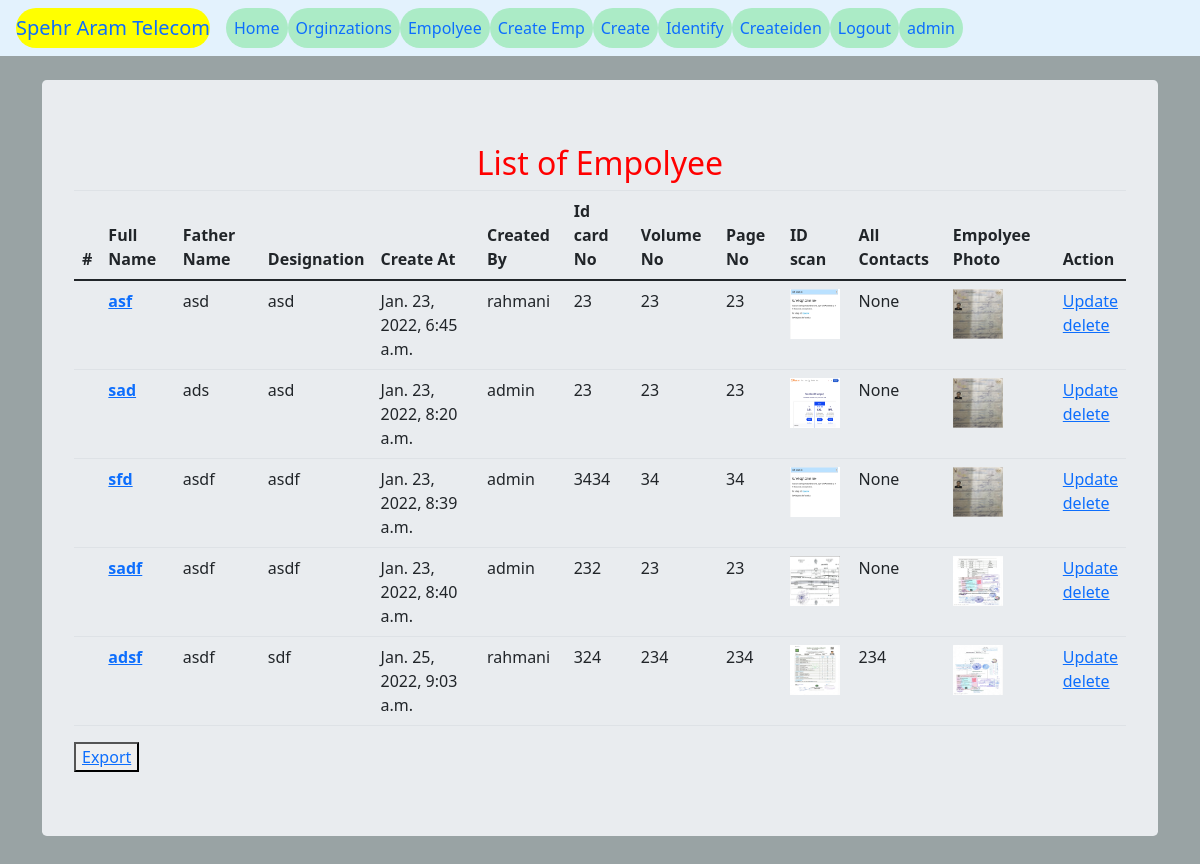
Screenshot of /spehr/spehr/emp_list/ (signed in) with the database file from the repository.
### spehr/models.py (models this page shows, shortened)
class Empolyee(models.Model):
    emp_id = models.CharField(max_length=100,unique=True)
    Orginization_name = models.ForeignKey(Orginization,on_delete=models.CASCADE,related_name='empolyees')
    full_name = models.CharField(max_length=200,blank=True)
    father_name = models.CharField(max_length=200,blank=True)
    designation = models.CharField(max_length=200,blank=True)
    create_at = models.DateTimeField(auto_now_add =True,null=True)
    created_by = models.ForeignKey(User,on_delete=models.CASCADE)
    slug = models.SlugField(null=True,blank=True)
    id_card_NO = models.IntegerField(null=True,blank=True)
    volume_NO = models.IntegerField(null=True,blank=True)
    page_NO = models.IntegerField(null=True,blank=True)
    id_card_pic = models.ImageField(null=True,blank=True,verbose_name='ID Image')
    all_contacts = models.IntegerField(null=True,blank=True)
    emp_pic = models.ImageField(null=True,blank=True,verbose_name='emp pic')

### spehr/views.py (the view)
# urls.py: path('spehr/emp_list/',views.EmpolyeeListView.as_view(),name='emp_list'),
class EmpolyeeListView(PermissionRequiredMixin,LoginRequiredMixin,ListView):
    context_object_name = 'em'
    model = Empolyee
    template_name = 'spehr/empolyee_list_view.html'
    permission_required = ""

### spehr/templates/spehr/empolyee_list_view.html
{% extends 'base.html'  %}
{% load static %}
{% block content %}
<h2>List of Empolyee</h2>
  <table class="table">
    <thead>
      <tr>
        <th scope="col">#</th>
        <th scope="col">Full Name</th>
        <th scope="col">Father Name</th>
        <th scope="col">Designation</th>
        <th scope="col">Create At</th>
        <th scope="col">Created By</th>
        <th scope="col">Id card No</th>
        <th scope="col">Volume No</th>
        <th scope="col">Page No</th>
        <th scope="col">ID scan</th>
        <th scope="col">All Contacts</th>
        <th scope="col">Empolyee Photo</th>
        <th scope="col">Action</th>
      </tr>
    </thead>
    <tbody>
      {% for  empol in em %}
      <tr>
        <td>{{empol.count}}</td>
        <th scope="row">  <a href="{% url 'spehr:emp_detail' slug=empol.slug %}">{{empol.full_name}}</a></th>
        <td>{{empol.father_name}}</td>
        <td>{{empol.designation}}</td>
        <td>{{empol.create_at}}</td>
        <td>{{empol.created_by}}</td>
        <td>{{empol.id_card_NO}}</td>
        <td>{{empol.volume_NO}}</td>
        <td>{{empol.page_NO}}</td>
        <td><img src="{{empol.id_card_pic.url}}" width="50" height="50" alt=""></td>
        <td>{{empol.all_contacts}}</td>
        <td><img src="{{empol.emp_pic.url}}" alt="" width="50" height="50"></td>
        <td>
          <a href="{% url 'spehr:update' slug=empol.slug %}">Update</a><br>
          <a href="{% url 'spehr:delete' slug=empol.slug %}">delete</a><br>
        </td>
      </tr>
{%endfor%}
    </tbody>
  </table>
  <button type="button" name="button"><a href="{% url 'spehr:export_users_csv' %}">Export</a></button>
{% endblock %}

### templates/base.html (shortened to what this page needs)
<!DOCTYPE html>
{% load static %}
<html lang="en" dir="ltr">
  <head>
    <link rel="stylesheet" href="{% static "css/sss.css" %}">
    <link rel="stylesheet" href="{% static "css/bop.css" %}">
    <link href="https://cdn.jsdelivr.net/npm/bootstrap@5.0.0-beta3/dist/css/bootstrap.min.css" rel="stylesheet">
  </head>
  <body>
    <nav class="navbar navbar-expand-lg" style="background-color: #e3f2fd;" id="1">
      <a class="navbar-brand" href="#">Spehr Aram Telecom</a>
      <div class="collapse navbar-collapse" id="navbarText">
      <ul class="navbar-nav mr-auto">
        <li class="nav-item active">
          <a class="nav-link" href="{% url 'index' %}">Home <span class="sr-only">(current)</span></a>
        </li>
        {% if request.user.is_authenticated %}
        <span class="n1">
          <li class="nav-item" >
            <a class="nav-link" href="{% url 'spehr:orgin_list' %}">Orginzations</a>
          </li>
        </span>
        <li class="nav-item">
          <a class="nav-link" href="{% url 'spehr:emp_list' %}">Empolyee</a>
        </li>
        <li class="nav-item">
          <a class="nav-link" href="{% url 'spehr:create_emp'%}">Create Emp</a>
        </li>
        <li class="nav-item">
          <a class="nav-link" href="{% url 'spehr:create' %}">Create</a>
        </li>
        <li class="nav-item">
          <a class="nav-link" href="{% url 'spehr:identify' %}">Identify</a>
        </li>
        <li class="nav-item">
          <a class="nav-link" href="{% url 'spehr:createiden' %}">Createiden</a>
        </li>
        <li class="nav-item">
          <a class="nav-link" href="{% url 'user_logout'%}">Logout</a>
        </li>
        <li class="nav-item">
          <a class="nav-link" href="#">{{request.user.username}}</a>
        </li>
      {% endif %}
    </div>
  </nav>
    <div class="container"><br>
      <div class="jumbotron">
        {% block content %}{% endblock %}
      </div>
    </div>
  </body>
</html>

### spehr/static/css/sss.css (style rules this page uses)
h2 { color: red; text-align: center; }
div { height: auto; width: auto; }

### templates/base.html (style rules this page uses)
.nav-item { background-color: #ABEBC6; border-radius: 25px; }
.navbar-brand { background-color: yellow; border-radius: 40px; }
body { background-image: url("static/images/bb.JPG"); background-color: #99A3A4; background-repeat: no-repeat; background-size: 100% 1000px; }

### rows the page displays
Empolyee: full_name "asf", father_name "asd", designation "asd", create_at "Jan. 23, 2022, 6:45 a.m.", created_by "rahmani", id_card_NO "23", volume_NO "23", page_NO "23", id_card_pic (picture), all_contacts "None", emp_pic (picture)
Empolyee: full_name "sad", father_name "ads", designation "asd", create_at "Jan. 23, 2022, 8:20 a.m.", created_by "admin", id_card_NO "23", volume_NO "23", page_NO "23", id_card_pic (picture), all_contacts "None", emp_pic (picture)
Empolyee: full_name "sfd", father_name "asdf", designation "asdf", create_at "Jan. 23, 2022, 8:39 a.m.", created_by "admin", id_card_NO "3434", volume_NO "34", page_NO "34", id_card_pic (picture), all_contacts "None", emp_pic (picture)
Empolyee: full_name "sadf", father_name "asdf", designation "asdf", create_at "Jan. 23, 2022, 8:40 a.m.", created_by "admin", id_card_NO "232", volume_NO "23", page_NO "23", id_card_pic (picture), all_contacts "None", emp_pic (picture)
Empolyee: full_name "adsf", father_name "asdf", designation "sdf", create_at "Jan. 25, 2022, 9:03 a.m.", created_by "rahmani", id_card_NO "324", volume_NO "234", page_NO "234", id_card_pic (picture), all_contacts "234", emp_pic (picture)

### other values shown
{{ request.user.username }} "admin"
